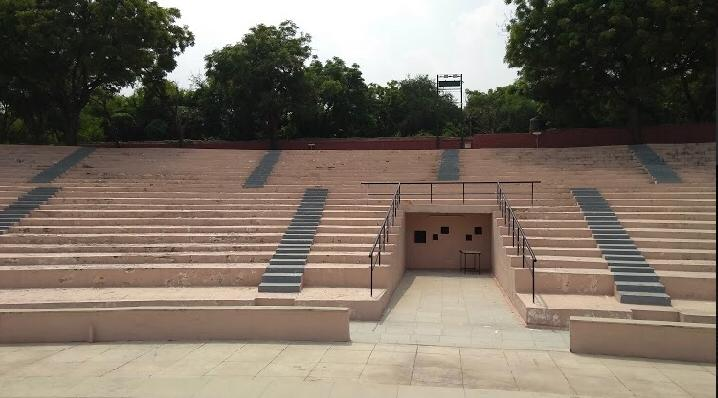
#> input picture Stitch_Panorama/4.jpeg, 718 x 398 px, given in place of 4.jpg, which was not available
$ python v2.py
#> lines starting #> are read from the running program, lines starting #| are printed output that depends on the picture; pictures that were not available may be replaced by others from this repository, and a replacement may not be noted
import numpy as np
import cv2
from matplotlib import pyplot as plt
import sys
import math
import os
import glob

def multiplyMatrix(X,Y):
	result = [[0 for x in range(3)] for y in range(3)]
	for i in range(len(X)):
	   for j in range(len(Y[0])):
		   for k in range(len(Y)):
			   result[i][j] += X[i][k] * Y[k][j]
	return result

# allImages = ['./dir1/214.jpg','./dir1/213.jpg','./dir1/212.jpg']
# allImages = ['./dir2/14.jpeg','./dir2/13.jpeg','./dir2/11.jpeg']
allImages = ['./dir2/4.jpg','./dir2/3.jpg','./dir2/2.jpg', './dir2/1.jpg']

imgreads = []
for singleImg in allImages:
	print(singleImg)
	imgreads.append(cv2.imread(singleImg,0))

orb = cv2.ORB_create(nfeatures = 100000, scoreType=cv2.ORB_FAST_SCORE) # Initiate SIFT detector
kp = []
des = []
for img in imgreads:
	kp.append(orb.detectAndCompute(img, None)[0])
	des.append(orb.detectAndCompute(img, None)[1])

bf = cv2.BFMatcher(cv2.NORM_HAMMING, crossCheck=True)
dmatchArr = []
for i in range(0, len(imgreads)-1):
	dmatchArr.append(sorted(bf.match(des[i],des[i+1]), key = lambda x: x.distance))

srcNdes = []
MNmask = []
hNw = []
ptsArr = []
# resArr = []
dstArr = []
for i in range(0, len(imgreads)-1):
	src_pts = np.float32([kp[i][m.queryIdx].pt for m in dmatchArr[i]]).reshape(-1,1,2)
	des_pts = np.float32([kp[i+1][m.trainIdx].pt for m in dmatchArr[i]]).reshape(-1,1,2)
	srcNdes.append(( src_pts, des_pts))

	M, mask = cv2.findHomography(src_pts, des_pts, cv2.RANSAC,5.0)
	MNmask.append((M, mask))

	h,w = imgreads[i].shape[:2]
	hNw.append((h,w))

	pts = np.float32([ [0,0],[0,h-1],[w-1,h-1],[w-1,0] ]).reshape(-1,1,2)
	ptsArr.append(pts)

	dst = cv2.perspectiveTransform(pts,M)
	# print(dst)
	dstArr.append(dst)

	imgreads[i+1] = cv2.polylines(imgreads[i+1], [np.int32(dst)], True, (0,0,255), 1, cv2.LINE_AA)
	res1 = cv2.drawMatches(imgreads[i], kp[i], imgreads[i+1], kp[i+1], dmatchArr[i][:20],None,flags=2)
#> this loop made 3 passes
#> pass 1, `res1 = cv2.drawMatches(imgreads[i], kp[i], imgreads[i+1], kp[i+1], dma..`:
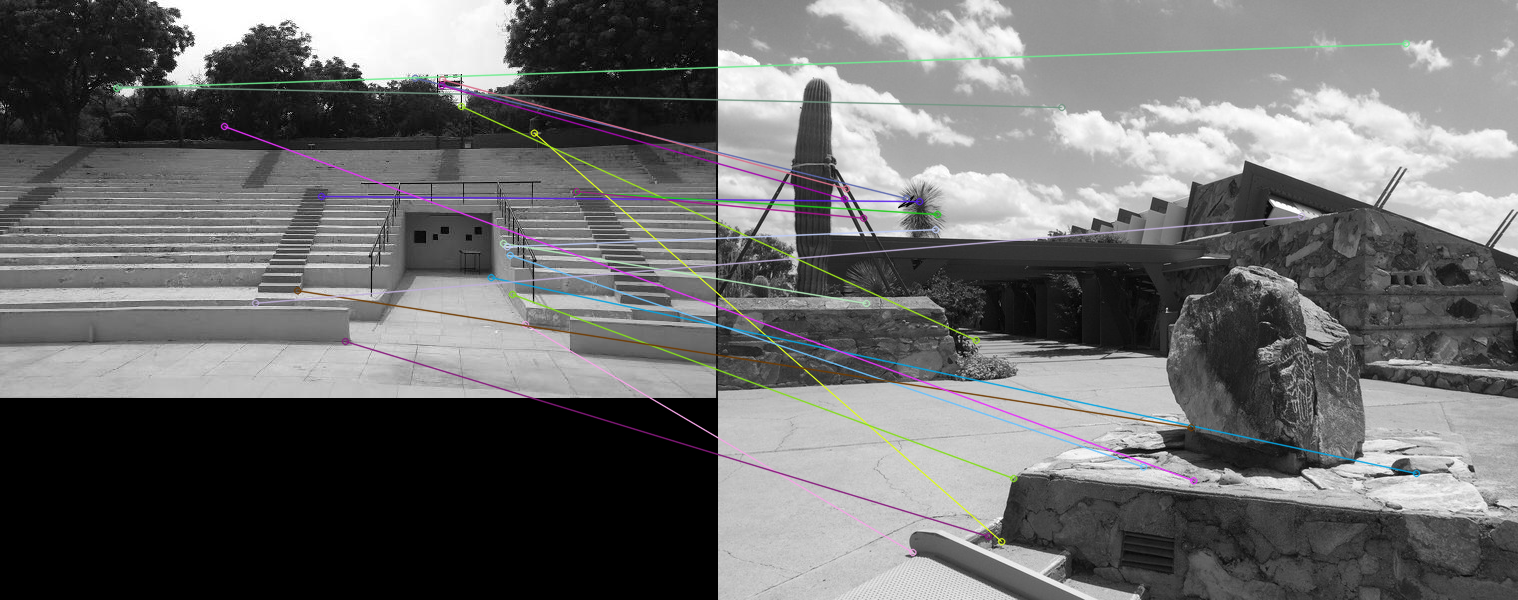
#> res1: shape (600, 1518, 3); mean of channels 0, 1, 2 108.6, 108.4, 108.4; drawn as B, G, R
#> pass 2, `res1 = cv2.drawMatches(imgreads[i], kp[i], imgreads[i+1], kp[i+1], dma..`:
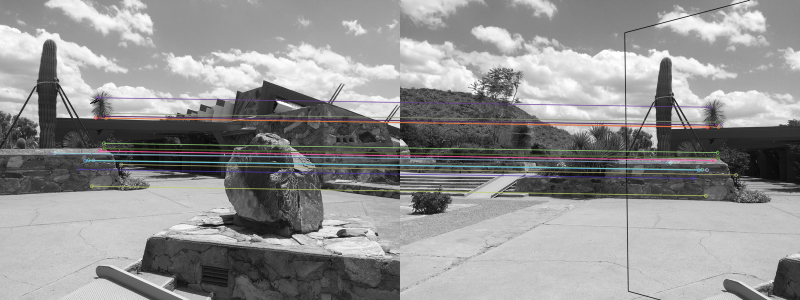
#> res1: shape (600, 1600, 3) (shown at 1/2 size); mean of channels 0, 1, 2 146.2, 146.2, 146.5; drawn as B, G, R
#> pass 3, `res1 = cv2.drawMatches(imgreads[i], kp[i], imgreads[i+1], kp[i+1], dma..`:
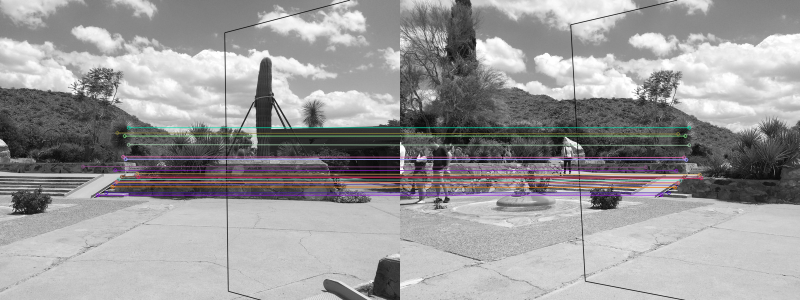
#> res1: shape (600, 1600, 3) (shown at 1/2 size); mean of channels 0, 1, 2 154.8, 154, 155.2; drawn as B, G, R

dst = []
ded =  cv2.warpPerspective(imgreads[0],MNmask[0][0],(imgreads[1].shape[1] + imgreads[0].shape[1], imgreads[1].shape[0]))
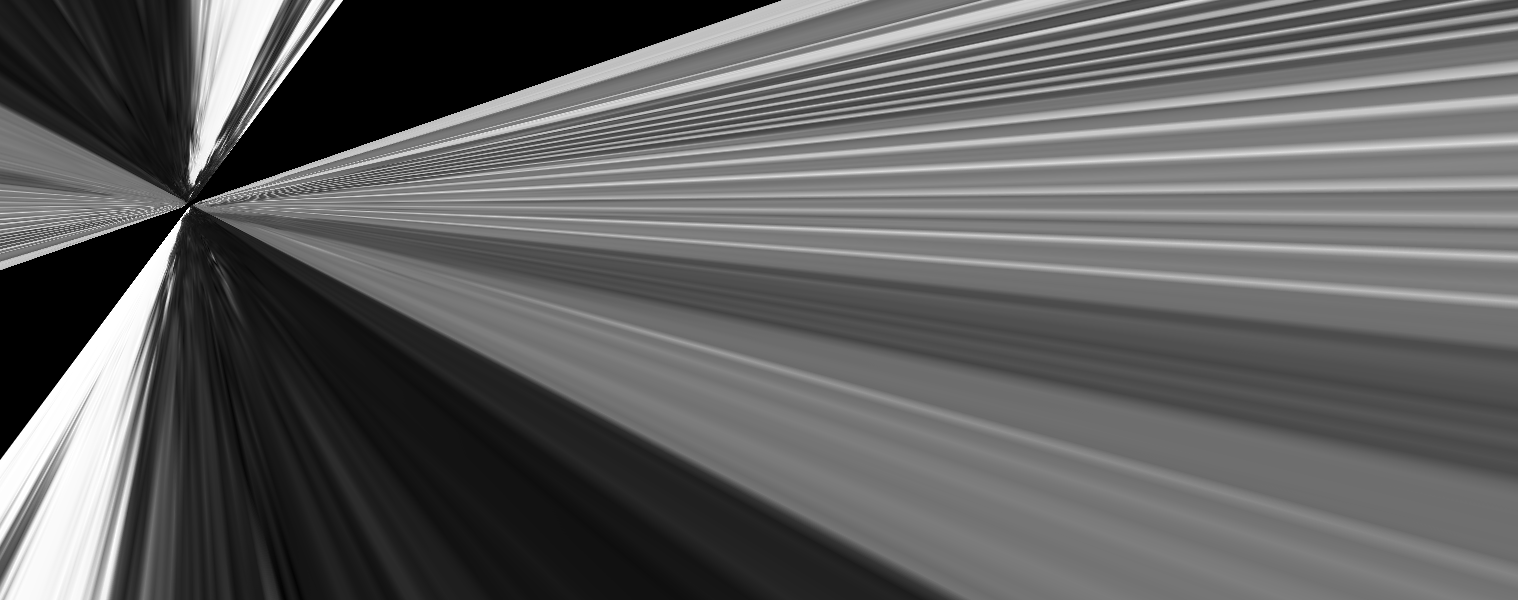
#> ded: shape (600, 1518); min 0, max 255, mean 95.8
for i in range(0, len(imgreads)-1):
	if i>0:
		ded = cv2.warpPerspective(ded,MNmask[i][0],(imgreads[i+1].shape[1] + ded.shape[1], imgreads[i+1].shape[0]))

	ded[0:imgreads[i+1].shape[0], 0:imgreads[i+1].shape[1]] = imgreads[i+1]
	dst.append(ded)
	print(ded)
#> this loop made 3 passes
#> pass 2, `ded = cv2.warpPerspective(ded,MNmask[i][0],(imgreads[i+1].shape[1] + d..`:
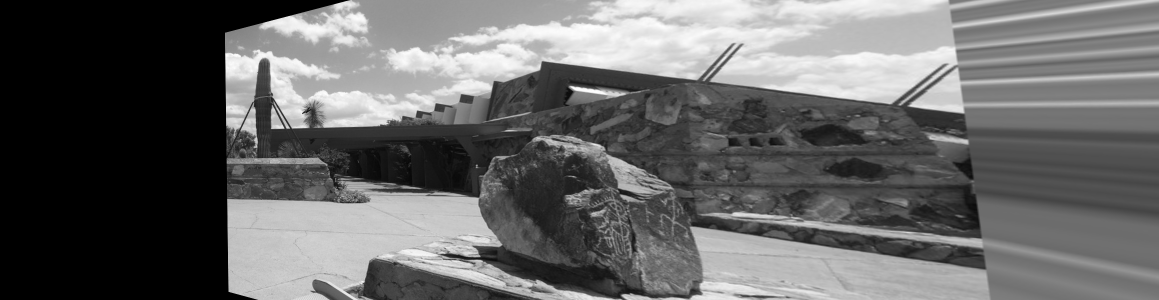
#> ded: shape (600, 2318) (shown at 1/2 size); min 0, max 255, mean 102.7
#> pass 3, `ded = cv2.warpPerspective(ded,MNmask[i][0],(imgreads[i+1].shape[1] + d..`:
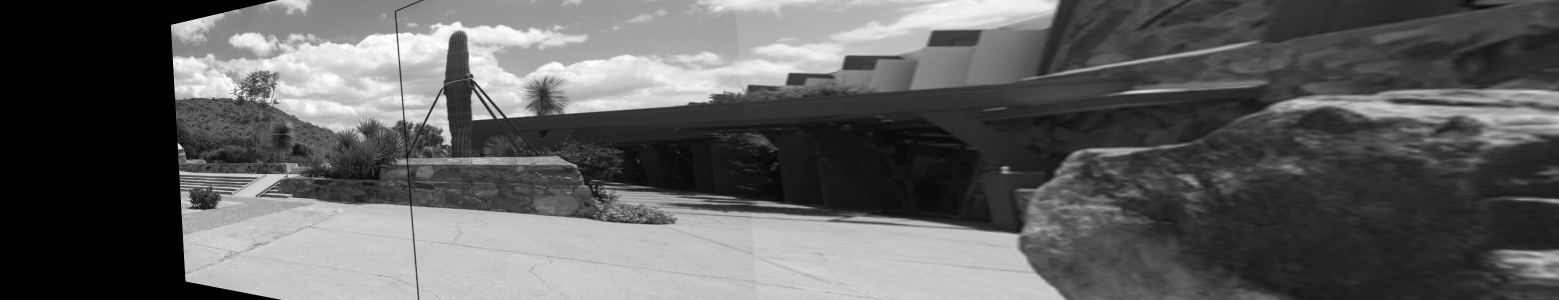
#> ded: shape (600, 3118) (shown at 1/2 size); min 0, max 255, mean 95.6
#> after the loop:
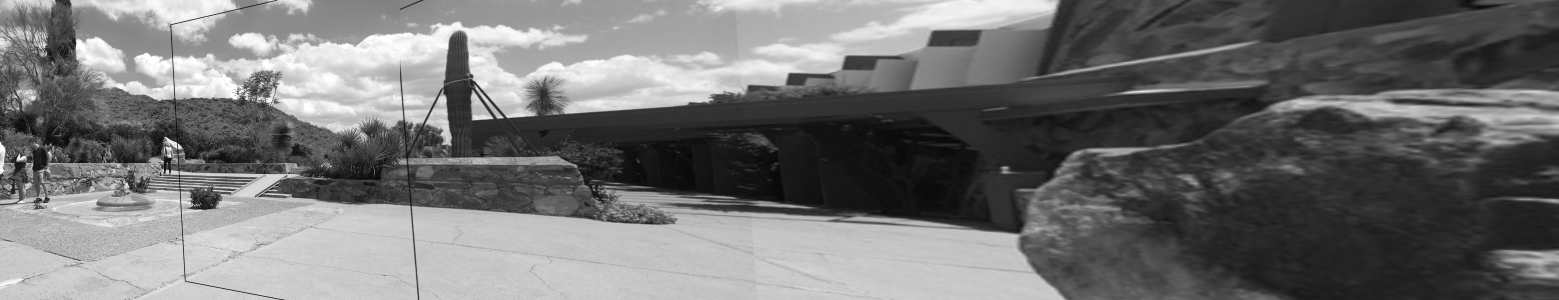
#> ded: shape (600, 3118) (shown at 1/2 size); min 0, max 255, mean 113.6

# print(len(dst))
# print(dst[0])
ded[0:imgreads[len(imgreads)-1].shape[0], 0:imgreads[len(imgreads)-1].shape[1]] = imgreads[len(imgreads)-1]
plt.subplot(122),plt.imshow(ded),plt.title('Warped Image')

cv2.imwrite('./dir2/dir1output.jpg',dst[len(dst)-1])
plt.imshow(ded)
plt.show()

cv2.waitKey();cv2.destroyAllWindows()
